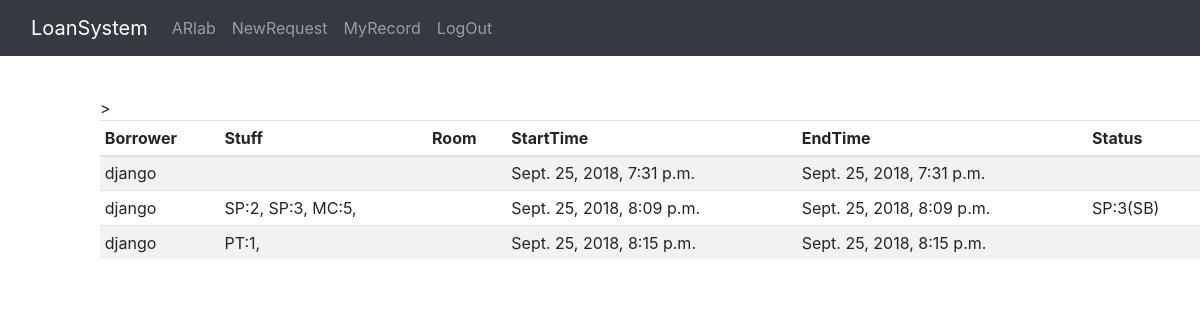
/borrow/history (signed in), run on the app's committed database.
### borrow/models.py (models this page shows)
class BorrowRecord(models.Model):
    StartTime = models.DateTimeField()
    EndTime =  models.DateTimeField()
    is_approved = models.BooleanField(default=False)
    is_closed = models.BooleanField(default=False)
    StuffToUse = models.ManyToManyField(Stuff,blank = True, related_name = 'common')
    OtherRequests = models.CharField(default = '无',max_length=100,blank = True)
    RoomToUse = models.ManyToManyField(Room,blank = True)
    borrower= models.ForeignKey(User, on_delete=models.CASCADE)
    ErrorMessage=models.CharField(default=" ",max_length=500,blank = True)

class Stuff(models.Model):
    spec = models.CharField(max_length = 20,choices = STUFF_NAME)
    status = models.CharField(max_length = 2, choices = STATUS_LIST)
    device_id = models.IntegerField(unique=True)
    is_booked = models.BooleanField(default=False)
    def __str__(self):
        return self.spec + ':' + str(self.device_id)

### borrow/views.py (the view)
# urls.py: path('history',views.AllHistory,name = 'history'),
def AllHistory(request):
    if not request.user.is_authenticated:
        return HttpResponseRedirect('/borrow')
    else:
        if request.user.username in ADMIN:
            PerformedLoan = BorrowRecord.objects.filter(is_approved = True)
            context1 = {
                'records':PerformedLoan,
            }
            return render(request,'history.html',context=context1)
        return HttpResponseRedirect('/borrow')

### borrow/templates/history.html (shortened to what this page needs)
 {% extends 'base.html' %}
 {%block body%}
<body data-gr-c-s-loaded="true">
  <div class="container-fluid">
    <div class="row">
      <main role="main" class="col-md-11 ml-sm-auto col-lg-11 pt-3 px-0">
        <div class="table-responsive">
          <table class="table table-striped table-sm">
            <thead>
              <tr>
                <th>Borrower</th>
                <th>Stuff</th>
                <th>Room</th>
                <th>StartTime</th>
                <th>EndTime</th>
                <th>Status</th>>
              </tr>
            </thead>
            <tbody>
              {% for record in records%}
              <tr>
                <td>{{record.borrower}}</td>
                <td>
                  {%for item in record.StuffToUse.all%}
                  {{item}},
                  {%endfor%}
                </td>
                <td>
                  </td>
                <td>{{record.StartTime}}</td>
                <td>{{record.EndTime}}</td>
                <td>
                  {%for item in record.StuffToUse.all%}
                  {% if item.status != 'PF'%}
                  {{item}}({{item.status}})
                  {%endif%}
                  {%endfor%}
                </td>
              </tr>
              {%endfor%}
            </tbody>
          </table>
        </div>
      </main>
    </div>
  </div>
</body>
{%endblock%}

### data on the page
BorrowRecord: borrower "django", StartTime "Sept. 25, 2018, 7:31 p.m.", EndTime "Sept. 25, 2018, 7:31 p.m."
BorrowRecord: borrower "django", StartTime "Sept. 25, 2018, 8:09 p.m.", EndTime "Sept. 25, 2018, 8:09 p.m."
Stuff: spec+device "SP:2"
Stuff: spec+device "SP:3", status "SB"
Stuff: spec+device "MC:5"
BorrowRecord: borrower "django", StartTime "Sept. 25, 2018, 8:15 p.m.", EndTime "Sept. 25, 2018, 8:15 p.m."
Stuff: spec+device "PT:1"
